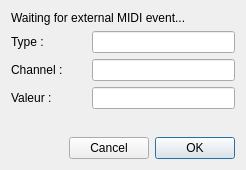
<?xml version="1.0" encoding="UTF-8"?>
<ui version="4.0">
 <class>MidiLearnDialogClass</class>
 <widget class="QDialog" name="MidiLearnDialogClass">
  <property name="windowModality">
   <enum>Qt::WindowModal</enum>
  </property>
  <property name="geometry">
   <rect>
    <x>0</x>
    <y>0</y>
    <width>246</width>
    <height>170</height>
   </rect>
  </property>
  <property name="windowTitle">
   <string>TAP MIDI trigger learning</string>
  </property>
  <property name="modal">
   <bool>false</bool>
  </property>
  <layout class="QGridLayout" name="gridLayout">
   <item row="0" column="0">
    <layout class="QVBoxLayout" name="verticalLayout_4">
     <item>
      <layout class="QVBoxLayout" name="verticalLayout_3">
       <item>
        <widget class="QLabel" name="StatusLabel">
         <property name="text">
          <string>Waiting for external MIDI event...</string>
         </property>
        </widget>
       </item>
       <item>
        <layout class="QHBoxLayout" name="horizontalLayout">
         <item>
          <layout class="QVBoxLayout" name="verticalLayout">
           <item>
            <widget class="QLabel" name="typeLabel">
             <property name="text">
              <string>Type : </string>
             </property>
            </widget>
           </item>
           <item>
            <widget class="QLabel" name="channelLabel">
             <property name="text">
              <string>Channel : </string>
             </property>
            </widget>
           </item>
           <item>
            <widget class="QLabel" name="valueLabel">
             <property name="minimumSize">
              <size>
               <width>75</width>
               <height>0</height>
              </size>
             </property>
             <property name="text">
              <string>Valeur : </string>
             </property>
            </widget>
           </item>
          </layout>
         </item>
         <item>
          <layout class="QVBoxLayout" name="verticalLayout_2">
           <item>
            <widget class="QLineEdit" name="typeEdit">
             <property name="readOnly">
              <bool>true</bool>
             </property>
            </widget>
           </item>
           <item>
            <widget class="QLineEdit" name="channelEdit"/>
           </item>
           <item>
            <widget class="QLineEdit" name="valueEdit">
             <property name="readOnly">
              <bool>true</bool>
             </property>
            </widget>
           </item>
          </layout>
         </item>
        </layout>
       </item>
      </layout>
     </item>
     <item>
      <spacer name="verticalSpacer">
       <property name="orientation">
        <enum>Qt::Vertical</enum>
       </property>
       <property name="sizeHint" stdset="0">
        <size>
         <width>20</width>
         <height>40</height>
        </size>
       </property>
      </spacer>
     </item>
     <item>
      <layout class="QHBoxLayout" name="horizontalLayout_2">
       <item>
        <spacer name="horizontalSpacer">
         <property name="orientation">
          <enum>Qt::Horizontal</enum>
         </property>
         <property name="sizeHint" stdset="0">
          <size>
           <width>40</width>
           <height>20</height>
          </size>
         </property>
        </spacer>
       </item>
       <item>
        <widget class="QPushButton" name="pushButton">
         <property name="text">
          <string>Cancel</string>
         </property>
         <property name="autoDefault">
          <bool>false</bool>
         </property>
        </widget>
       </item>
       <item>
        <widget class="QPushButton" name="okButton">
         <property name="text">
          <string>OK</string>
         </property>
         <property name="autoDefault">
          <bool>false</bool>
         </property>
         <property name="default">
          <bool>true</bool>
         </property>
        </widget>
       </item>
      </layout>
     </item>
    </layout>
   </item>
  </layout>
 </widget>
 <layoutdefault spacing="6" margin="11"/>
 <resources/>
 <connections>
  <connection>
   <sender>okButton</sender>
   <signal>clicked()</signal>
   <receiver>MidiLearnDialogClass</receiver>
   <slot>accept()</slot>
   <hints>
    <hint type="sourcelabel">
     <x>180</x>
     <y>111</y>
    </hint>
    <hint type="destinationlabel">
     <x>216</x>
     <y>94</y>
    </hint>
   </hints>
  </connection>
  <connection>
   <sender>pushButton</sender>
   <signal>clicked()</signal>
   <receiver>MidiLearnDialogClass</receiver>
   <slot>reject()</slot>
   <hints>
    <hint type="sourcelabel">
     <x>97</x>
     <y>108</y>
    </hint>
    <hint type="destinationlabel">
     <x>81</x>
     <y>130</y>
    </hint>
   </hints>
  </connection>
 </connections>
</ui>
